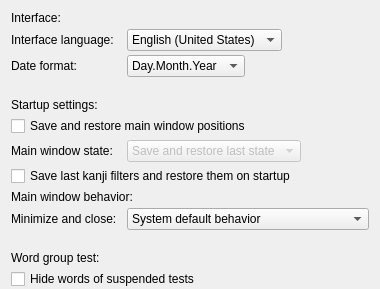
            <widget class="QWidget" name="interfacePage">
             <property name="sizePolicy">
              <sizepolicy hsizetype="Expanding" vsizetype="Expanding">
               <horstretch>0</horstretch>
               <verstretch>0</verstretch>
              </sizepolicy>
             </property>
             <layout class="QFormLayout" name="formLayout">
              <property name="horizontalSpacing">
               <number>10</number>
              </property>
              <property name="verticalSpacing">
               <number>4</number>
              </property>
              <property name="bottomMargin">
               <number>0</number>
              </property>
              <item row="0" column="0" colspan="2">
               <widget class="QLabel" name="label_102">
                <property name="text">
                 <string>Interface:</string>
                </property>
               </widget>
              </item>
              <item row="1" column="0">
               <widget class="QLabel" name="label_2">
                <property name="text">
                 <string>Interface language:</string>
                </property>
               </widget>
              </item>
              <item row="1" column="1">
               <widget class="QComboBox" name="languageCBox">
                <property name="sizePolicy">
                 <sizepolicy hsizetype="Fixed" vsizetype="Fixed">
                  <horstretch>0</horstretch>
                  <verstretch>0</verstretch>
                 </sizepolicy>
                </property>
                <item>
                 <property name="text">
                  <string notr="true">English (United States)</string>
                 </property>
                </item>
               </widget>
              </item>
              <item row="2" column="0">
               <widget class="QLabel" name="label">
                <property name="text">
                 <string>Date format:</string>
                </property>
               </widget>
              </item>
              <item row="2" column="1">
               <widget class="QComboBox" name="dateFormatCBox">
                <property name="sizePolicy">
                 <sizepolicy hsizetype="Fixed" vsizetype="Fixed">
                  <horstretch>0</horstretch>
                  <verstretch>0</verstretch>
                 </sizepolicy>
                </property>
                <item>
                 <property name="text">
                  <string>Day.Month.Year</string>
                 </property>
                </item>
                <item>
                 <property name="text">
                  <string>Month.Day.Year</string>
                 </property>
                </item>
                <item>
                 <property name="text">
                  <string>Year.Month.Day</string>
                 </property>
                </item>
               </widget>
              </item>
              <item row="3" column="1">
               <spacer name="verticalSpacer">
                <property name="orientation">
                 <enum>Qt::Vertical</enum>
                </property>
                <property name="sizeType">
                 <enum>QSizePolicy::Fixed</enum>
                </property>
                <property name="sizeHint" stdset="0">
                 <size>
                  <width>20</width>
                  <height>13</height>
                 </size>
                </property>
               </spacer>
              </item>
              <item row="5" column="0" colspan="2">
               <widget class="QCheckBox" name="savePosBox">
                <property name="sizePolicy">
                 <sizepolicy hsizetype="Fixed" vsizetype="Fixed">
                  <horstretch>0</horstretch>
                  <verstretch>0</verstretch>
                 </sizepolicy>
                </property>
                <property name="toolTip">
                 <string>When checked, windows will show up at their last saved position. This option must be unchecked to always start program on the system default monitor</string>
                </property>
                <property name="text">
                 <string>Save and restore main window positions</string>
                </property>
               </widget>
              </item>
              <item row="6" column="0">
               <widget class="QLabel" name="startupStateLabel">
                <property name="sizePolicy">
                 <sizepolicy hsizetype="Expanding" vsizetype="Preferred">
                  <horstretch>0</horstretch>
                  <verstretch>0</verstretch>
                 </sizepolicy>
                </property>
                <property name="text">
                 <string>Main window state:</string>
                </property>
               </widget>
              </item>
              <item row="6" column="1">
               <widget class="QComboBox" name="startupStateCBox">
                <property name="enabled">
                 <bool>false</bool>
                </property>
                <property name="sizePolicy">
                 <sizepolicy hsizetype="Fixed" vsizetype="Fixed">
                  <horstretch>0</horstretch>
                  <verstretch>0</verstretch>
                 </sizepolicy>
                </property>
                <property name="toolTip">
                 <string>Select whether to minimize or maximize main window on startup</string>
                </property>
                <item>
                 <property name="text">
                  <string>Save and restore last state</string>
                 </property>
                </item>
                <item>
                 <property name="text">
                  <string>Always start minimized</string>
                 </property>
                </item>
                <item>
                 <property name="text">
                  <string>Always start maximized</string>
                 </property>
                </item>
                <item>
                 <property name="text">
                  <string>Don't save state</string>
                 </property>
                </item>
               </widget>
              </item>
              <item row="7" column="0" colspan="2">
               <widget class="QCheckBox" name="saveKanjiBox">
                <property name="sizePolicy">
                 <sizepolicy hsizetype="Fixed" vsizetype="Fixed">
                  <horstretch>0</horstretch>
                  <verstretch>0</verstretch>
                 </sizepolicy>
                </property>
                <property name="text">
                 <string>Save last kanji filters and restore them on startup</string>
                </property>
               </widget>
              </item>
              <item row="9" column="0">
               <widget class="QLabel" name="label_125">
                <property name="text">
                 <string>Minimize and close:</string>
                </property>
               </widget>
              </item>
              <item row="9" column="1">
               <widget class="QComboBox" name="minimizeCBox">
                <property name="sizePolicy">
                 <sizepolicy hsizetype="Fixed" vsizetype="Fixed">
                  <horstretch>0</horstretch>
                  <verstretch>0</verstretch>
                 </sizepolicy>
                </property>
                <property name="toolTip">
                 <string>Select what should happen when closing or minimizing the program</string>
                </property>
                <item>
                 <property name="text">
                  <string>System default behavior</string>
                 </property>
                </item>
                <item>
                 <property name="text">
                  <string>Quit on close, move to tray on minimize</string>
                 </property>
                </item>
                <item>
                 <property name="text">
                  <string>Move to tray on close, default minimize</string>
                 </property>
                </item>
               </widget>
              </item>
              <item row="10" column="1">
               <spacer name="verticalSpacer_5">
                <property name="orientation">
                 <enum>Qt::Vertical</enum>
                </property>
                <property name="sizeType">
                 <enum>QSizePolicy::Fixed</enum>
                </property>
                <property name="sizeHint" stdset="0">
                 <size>
                  <width>20</width>
                  <height>13</height>
                 </size>
                </property>
               </spacer>
              </item>
              <item row="11" column="0" colspan="2">
               <widget class="QLabel" name="label_13">
                <property name="text">
                 <string>Word group test:</string>
                </property>
               </widget>
              </item>
              <item row="12" column="0" colspan="2">
               <widget class="QCheckBox" name="hideSuspendedBox">
                <property name="sizePolicy">
                 <sizepolicy hsizetype="Fixed" vsizetype="Fixed">
                  <horstretch>0</horstretch>
                  <verstretch>0</verstretch>
                 </sizepolicy>
                </property>
                <property name="toolTip">
                 <string>When a word group has a suspended test, the items of the group in the word group widget will be replaced with buttons to continue study or show the words</string>
                </property>
                <property name="text">
                 <string>Hide words of suspended tests</string>
                </property>
               </widget>
              </item>
              <item row="4" column="0" colspan="2">
               <widget class="QLabel" name="label_35">
                <property name="text">
                 <string>Startup settings:</string>
                </property>
               </widget>
              </item>
              <item row="8" column="0" colspan="2">
               <widget class="QLabel" name="label_127">
                <property name="text">
                 <string>Main window behavior:</string>
                </property>
               </widget>
              </item>
             </layout>
            </widget>
